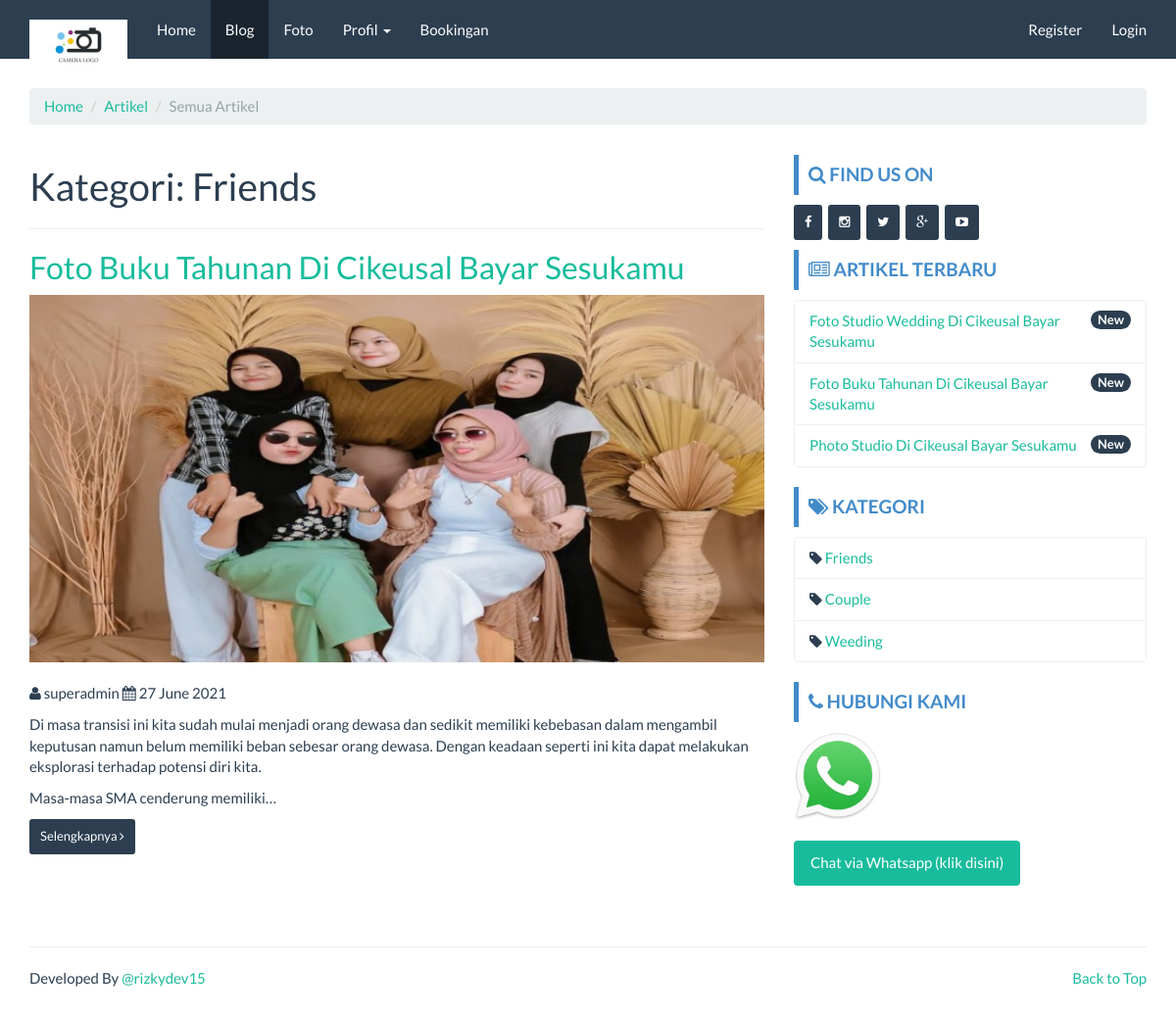
The page /event/kategori/friends on the database its author committed.
### tables this page shows
CREATE TABLE `company` (
  `id_company` int(11) NOT NULL,
  `company_name` varchar(100) NOT NULL,
  `company_desc` text NOT NULL,
  `company_address` text NOT NULL,
  `company_maps` text NOT NULL,
  `company_phone` char(30) NOT NULL,
  `company_phone2` char(30) NOT NULL,
  `company_fax` char(30) NOT NULL,
  `company_email` char(30) NOT NULL,
  `foto` text NOT NULL,
  `foto_type` char(10) NOT NULL,
  `created` datetime NOT NULL DEFAULT current_timestamp(),
  `modified` datetime DEFAULT NULL,
  `created_by` char(50) NOT NULL,
  `modified_by` char(50) NOT NULL
);

CREATE TABLE `event` (
  `id_event` int(11) NOT NULL,
  `nama_event` varchar(100) NOT NULL,
  `slug_event` varchar(100) DEFAULT NULL,
  `deskripsi` text DEFAULT NULL,
  `kategori` int(11) DEFAULT NULL,
  `foto` text DEFAULT NULL,
  `foto_type` char(10) DEFAULT NULL,
  `created_at` datetime NOT NULL DEFAULT current_timestamp(),
  `created_by` char(50) NOT NULL,
  `modified_at` datetime DEFAULT NULL ON UPDATE current_timestamp(),
  `modified_by` char(50) NOT NULL
);

CREATE TABLE `kategori` (
  `id_kategori` int(11) NOT NULL,
  `nama_kategori` varchar(20) NOT NULL,
  `slug_kat` varchar(20) NOT NULL,
  `created_by` char(50) NOT NULL,
  `created_at` datetime NOT NULL DEFAULT current_timestamp(),
  `modified_by` char(50) NOT NULL,
  `modified_at` datetime DEFAULT NULL ON UPDATE current_timestamp()
);

CREATE TABLE `kontak` (
  `id_kontak` int(11) NOT NULL,
  `nama_kontak` char(50) NOT NULL,
  `nohp` char(50) NOT NULL,
  `created_by` char(50) NOT NULL,
  `created_at` datetime NOT NULL DEFAULT current_timestamp(),
  `modified_by` char(50) NOT NULL,
  `modified_at` datetime DEFAULT NULL ON UPDATE current_timestamp()
);

### application/controllers/Event.php (called while the page is built, shortened)
<?php
class Event extends CI_Controller {
	function __construct()
  {
		$this->load->model('Company_model');
		$this->load->model('Event_model');
		$this->load->model('Foto_model');
		$this->load->model('Kategori_model');
		$this->load->model('Kontak_model');
		$this->data['company_data'] 			= $this->Company_model->get_by_company();
		$this->data['event_sidebar'] 			= $this->Event_model->get_all_sidebar();
		$this->data['foto_data'] 					= $this->Foto_model->get_all_new_home();
		$this->data['kategori_sidebar'] 	= $this->Kategori_model->get_all();
		$this->data['kontak_sidebar'] 		= $this->Kontak_model->get_all();
  }
	public function kategori($id)
	{
		$row = $this->Event_model->cek_kategori($id)->row();
		if ($row)
    {
			$this->data['title'] 				= 'Kategori: '.$row->nama_kategori.' - '.$this->data['company_data']->company_name;
	    $this->load->library('pagination');
	    $config['per_page'] = 5;
	    $dari = $this->uri->segment('5');
	    $this->data['kategori_data'] = $this->Event_model->get_by_kategori($id,$config['per_page'],$dari)->result();
			$this->load->view('front/event/kategori', $this->data);
		}
		else
    {
			$this->session->set_flashdata('message', '<div class="alert alert-dismissible alert-danger">
        <button type="button" class="close" data-dismiss="alert">&times;</button>Kategori tidak ditemukan</b></div>');
      redirect(base_url());
    }
	}
}

### index.php (called while the page is built, shortened)
<?php
require_once BASEPATH.'core/CodeIgniter.php';

### application/models/Company_model.php (called while the page is built, shortened)
<?php  if ( ! defined('BASEPATH')) exit('No direct script access allowed');
class Company_model extends CI_Model
{
  public $table = 'company';
  function get_by_company()
  {
    $this->db->where('id_company', '1');
    return $this->db->get($this->table)->row();
  }
}

### application/models/Event_model.php (called while the page is built, shortened)
<?php  if ( ! defined('BASEPATH')) exit('No direct script access allowed');
class Event_model extends CI_Model
{
  public $table = 'event';
  public $id    = 'id_event';
  public $order = 'DESC';
  function get_all_sidebar()
  {
    $this->db->limit(3);
    $this->db->order_by($this->id, $this->order);
    return $this->db->get($this->table)->result();
  }
  function cek_kategori($id)
  {
    $this->db->join('kategori', 'event.kategori = kategori.id_kategori');
    $this->db->where('slug_kat', $id);
    return $this->db->get($this->table);
  }
  function get_by_kategori($id,$per_page,$dari)
  {
    $this->db->join('kategori', 'event.kategori = kategori.id_kategori');
    $this->db->order_by($this->id, 'DESC');
    $this->db->where('slug_kat', $id);
    $query = $this->db->get($this->table,$per_page,$dari);
    return $query;
  }
  function total_rows_kategori($id) {
    $this->db->join('kategori', 'event.kategori = kategori.id_kategori');
    $this->db->where('slug_kat', $id);
    return $this->db->get($this->table)->num_rows();
  }
}

### application/models/Kategori_model.php (called while the page is built, shortened)
<?php  if ( ! defined('BASEPATH')) exit('No direct script access allowed');
class Kategori_model extends CI_Model
{
  public $table = 'kategori';
  function get_all()
  {
    return $this->db->get($this->table)->result();
  }
}

### application/models/Kontak_model.php (called while the page is built, shortened)
<?php  if ( ! defined('BASEPATH')) exit('No direct script access allowed');
class Kontak_model extends CI_Model
{
  public $table = 'kontak';
  function get_all()
  {
    return $this->db->get($this->table)->result();
  }
}

### application/views/front/event/kategori.php (the view, shortened to what this page needs)
<?php $this->load->view('front/header'); ?>
<?php $this->load->view('front/navbar'); ?>
<div class="container">
	<ol class="breadcrumb">
		<li><a href="<?php echo base_url() ?>">Home</a></li>
		<li><a href="#">Artikel</a></li>
		<li class="active">Semua Artikel</li>
	</ol>
	<div class="row">
		<div class="col-md-8"><h1>Kategori: <?php echo ucfirst($this->uri->segment(3)) ?></h1><hr>
			<?php foreach($kategori_data as $kategori){ ?>
				<h2><a href="<?php echo base_url('event/').$kategori->slug_event ?>"><?php echo $kategori->nama_event ?></a></h2>
				<a href="<?php echo base_url("event/$kategori->slug_event ") ?>">
					<?php
					if(empty($kategori->foto)) {echo "<img class='img-responsive' src='".base_url()."assets/images/no_image_thumb.png'>";}
					else { echo " <img class='img-responsive' src='".base_url()."assets/images/event/".$kategori->foto.'_thumb'.$kategori->foto_type."'> ";}
					?>
				</a>
				<br>
				<p>
					<i class="fa fa-user"></i> <?php echo $kategori->created_by ?>
					<i class="fa fa-calendar"></i> <?php echo date("j F Y", strtotime($kategori->created_at)); ?>
				</p>
				<p><?php echo character_limiter($kategori->deskripsi,350) ?></p>
				<a class="btn btn-sm btn-primary" href="<?php echo base_url("event/$kategori->slug_event ") ?>">Selengkapnya <i class="fa fa-angle-right"></i></a>
			<?php } ?>
		</div>
		<?php $this->load->view('front/sidebar'); ?>
	</div>
</div>

### application/views/front/navbar.php (shortened to what this page needs)
<nav class="navbar navbar-default navbar-fixed-top">
  <div class="container">
    <div class="navbar-header">
      <a class="navbar-brand" href="<?php echo base_url() ?>">
        <img src="<?php echo base_url('assets/images/company/').$company_data->foto.$company_data->foto_type ?>" alt="<?php echo $company_data->company_name ?>" width="100px">
      </a>
    </div>
    <div class="collapse navbar-collapse" id="bs-example-navbar-collapse-1">
      <ul class="nav navbar-nav">
        <li class="<?php if($this->uri->segment(1) == ""){echo "active";} ?>">
          <a href="<?php echo base_url() ?>">Home </a>
        </li>
        <li class="<?php if($this->uri->segment(1) == "event"){echo "active";} ?>">
          <a href="<?php echo base_url('event') ?>"> Blog</a>
        </li>
        <li class="<?php if($this->uri->segment(1) == "gallery"){echo "active";} ?>">
          <a href="<?php echo base_url('gallery/album') ?>"> Foto</a>
        </li>
        <li class="dropdown <?php if($this->uri->segment(1) == "about" or $this->uri->segment(1) == "contact"){echo "active";} ?>">
          <a href="#" class="dropdown-toggle" data-toggle="dropdown" role="button" aria-haspopup="true" aria-expanded="false">Profil <span class="caret"></span></a>
        </li>
        <li class="<?php if($this->uri->segment(1) == "cart" && $this->uri->segment(2) == ""){echo "active";} ?>">
          <a href="<?php echo base_url('cart') ?>"> Bookingan</a>
        </li>
      </ul>
      <?php if($this->session->userdata('usertype') != NULL){ ?>
        <ul class="nav navbar-nav navbar-right">
          <li class="dropdown">
            <a href="#" class="dropdown-toggle" data-toggle="dropdown" role="button" aria-haspopup="true" aria-expanded="false">Hi, <?php echo $this->session->userdata('username') ?> <span class="caret"></span></a>
            <ul class="dropdown-menu">
              <li><a href="<?php echo base_url('cart/history') ?>">Riwayat Booking</a></li>
              <li><a href="<?php echo base_url('auth/edit_profil/').$this->session->userdata('user_id') ?>">Edit Profil</a></li>
              <li><a href="<?php echo base_url('auth/profil') ?>">Profil Saya</a></li>
              <li role="separator" class="divider"></li>
              <li><a href="<?php echo base_url('auth/logout') ?>">Logout</a></li>
            </ul>
          </li>
        </ul>
      <?php }else{ ?>
        <ul class="nav navbar-nav navbar-right">
          <li><a href="<?php echo base_url('auth/register') ?>">Register</a></li>
          <li><a href="<?php echo base_url('auth/login') ?>">Login</a></li>
        </ul>
      <?php } ?>
    </div>
  </div>
</nav>

### application/views/front/modul/mod_event.php
<div class="bs-callout bs-callout-primary mt-3">
  <h4><i class="fa fa-newspaper-o"></i> Artikel Terbaru</h4>
</div>
<ul class="list-group">
  <?php
  foreach ($event_sidebar as $event_sidebar) {
  ?>
    <li class="list-group-item">
      <span class="badge">New</span>
      <?php echo anchor('event/read/' . $event_sidebar->slug_event . '', '' . $event_sidebar->nama_event . '') ?>
    </li>
  <?php } ?>
</ul>

### application/views/front/modul/mod_kategori.php (shortened to what this page needs)
<div class="bs-callout bs-callout-primary"><h4><i class="fa fa-tags"></i> Kategori</h4></div>
<ul class="list-group">
  <?php
  foreach ($kategori_sidebar as $kategori_sidebar)
  {
  ?>
  <li class="list-group-item">
    <i class="fa fa-tag"></i> <?php echo anchor('event/kategori/'.$kategori_sidebar->slug_kat.'',''.$kategori_sidebar->nama_kategori.'') ?>
  </li>
  <?php } ?>
</ul>

### application/views/front/modul/mod_cs.php
<div class="bs-callout bs-callout-primary"><h4><i class="fa fa-phone"></i> Hubungi Kami</h4></div>
<ul class="list-group">
  <div><img src="<?php echo base_url('assets/images/wa.jpg') ?>" width="90px"></div>
  <?php foreach($kontak_sidebar as $kontak){?>
  <br>
    <a href="https://api.whatsapp.com/send?phone=+<?php echo $kontak->nohp ?>&text=Hi%20Gan,%20Saya%20mau%20booking%20foto">
      <button class="btn btn-success" type="submit" name="button">Chat via Whatsapp (klik disini)</button>
    </a><br><br>
  <?php } ?>
</ul>

### assets/template/frontend/css/custom.css (style rules this page uses)
h4 { font-weight: bold; text-transform: uppercase; }
.bs-callout { padding: 10px; margin-top: 10px; margin-bottom: 10px; border: 0px solid #eee; border-left-width: 5px; border-radius: 1px; }
.bs-callout h4 { margin-top: 0; margin-bottom: 0px; }
.bs-callout-primary { border-left-color: #428bca; }
.bs-callout-primary h4 { color: #428bca; }
a:hover, a:visited, a:link, a:active { text-decoration: none; }

### rows shown on the page
company: foto+foto_type (picture)
event: nama_event "Foto Buku Tahunan Di Cikeusal Bayar Sesukamu", foto+foto_type (picture), kategori.created_by "superadmin", kategori.created_at "27 June 2021", deskripsi "Di masa transisi ini kita sudah mulai menjadi orang dewasa dan sedikit memiliki kebebasan dalam mengambil keputusan namun belum memiliki beban sebesar orang dewasa. Dengan keadaan seperti ini kita dapat melakukan eksplorasi terhadap potensi diri kita. Masa-masa SMA cenderung memiliki…", slug_event+nama_event "Foto Buku Tahunan Di Cikeusal Bayar Sesukamu"
event: slug_event+nama_event "Foto Studio Wedding Di Cikeusal Bayar Sesukamu"
event: slug_event+nama_event "Photo Studio Di Cikeusal Bayar Sesukamu"
kategori: slug_kat+nama_kategori "Friends"
kategori: slug_kat+nama_kategori "Couple"
kategori: slug_kat+nama_kategori "Weeding"

### other values the page prints
$this->uri->segment(3) "Friends"
